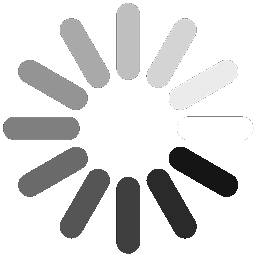
#> input picture visualization/loading_frames/temp01.png, 254 x 254 px; its folder holds only this picture in this run
$ python main_plot.py
#> lines starting #> are read from the running program, lines starting #| are printed output that depends on the picture; after the words box and inside, x2 and y2 are one past the last pixel; in counts of white or black regions, pixels touching at a corner belong together
#> further down, img is the input picture: shape (254, 254, 4); mean B, G, R, A 217.6, 217.6, 217.6, 81
import os

import pandas as pd
import cv2
import numpy as np


def add_transparent_image(background, foreground, x_offset=None, y_offset=None):
    bg_h, bg_w, bg_channels = background.shape
#> bg_h = 960; bg_w = 1440; bg_channels = 3
    fg_h, fg_w, fg_channels = foreground.shape
#> fg_h = 254; fg_w = 254; fg_channels = 4

    assert bg_channels == 3, f'background image should have exactly 3 channels (RGB). found:{bg_channels}'
    assert fg_channels == 4, f'foreground image should have exactly 4 channels (RGBA). found:{fg_channels}'

    # center by default
    if x_offset is None:
        x_offset = (bg_w - fg_w) // 2
#> x_offset = 593
    if y_offset is None:
        y_offset = (bg_h - fg_h) // 2
#> y_offset = 353

    w = min(fg_w, bg_w, fg_w + x_offset, bg_w - x_offset)
#> w = 254
    h = min(fg_h, bg_h, fg_h + y_offset, bg_h - y_offset)
#> h = 254

    if w < 1 or h < 1:
        return

    # clip foreground and background images to the overlapping regions
    bg_x = max(0, x_offset)
#> bg_x = 593
    bg_y = max(0, y_offset)
#> bg_y = 353
    fg_x = max(0, x_offset * -1)
#> fg_x = 0
    fg_y = max(0, y_offset * -1)
#> fg_y = 0
    foreground = foreground[fg_y:fg_y + h, fg_x:fg_x + w]
    background_subsection = background[bg_y:bg_y + h, bg_x:bg_x + w]
#> background_subsection: shape (254, 254, 3); every value is 128

    # separate alpha and color channels from the foreground image
    foreground_colors = foreground[:, :, :3]
    alpha_channel = foreground[:, :, 3] / 255  # 0-255 => 0.0-1.0
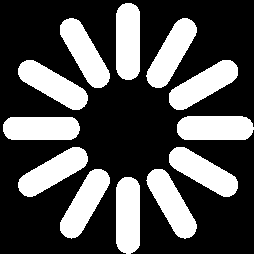
#> alpha_channel: shape (254, 254) float64; values 0 (black) and 1 (white), 31.8% white; 12 white regions, largest, box (x1, y1, x2, y2) and area: (116, 3, 140, 80) 1726, (116, 177, 140, 254) 1720, (177, 116, 254, 140) 1719

    # construct an alpha_mask that matches the image shape
    alpha_mask = np.dstack((alpha_channel, alpha_channel, alpha_channel))

    # combine the background with the overlay image weighted by alpha
    composite = background_subsection * (1 - alpha_mask) + foreground_colors * alpha_mask
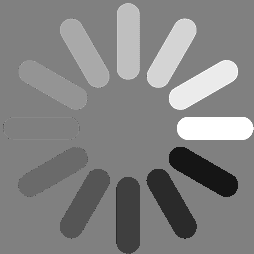
#> composite: shape (254, 254, 3) float64; min 21, max 255, mean 130.9

    # overwrite the section of the background image that has been updated
    background[bg_y:bg_y + h, bg_x:bg_x + w] = composite
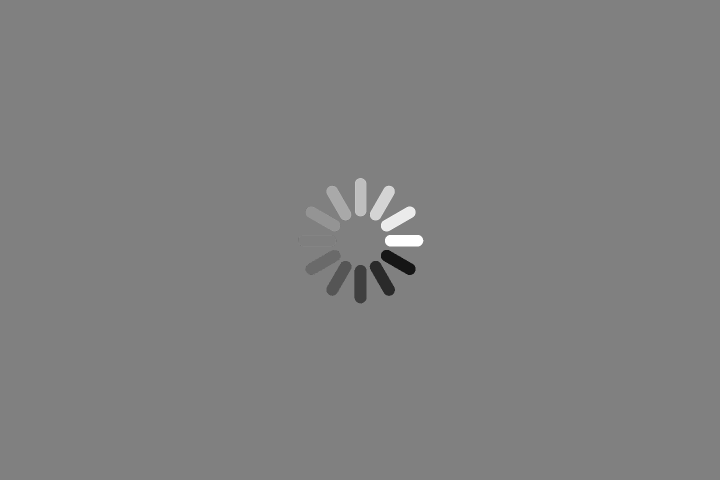
#> background: shape (960, 1440, 3) (shown at 1/2 size); min 21, max 255, mean 128.1


frame = np.ones((960, 1440, 3), dtype=np.uint8) * 128

frames_dir = './amazon-kinesis-video-streams-consumer-library-for-python/frames'
detections_dir = './amazon-kinesis-video-streams-consumer-library-for-python/detections'
processed_fragments_dir = './amazon-kinesis-video-streams-consumer-library-for-python/processed_fragments'
license_plates_dir = './amazon-kinesis-video-streams-consumer-library-for-python/license_plates'

visualized_fragments = []

car_imgs_ = {}
track_ids_ = []

while True:

    for j in range(2):
        for file in sorted(os.listdir('./loading_frames')):
            img = cv2.imread('./loading_frames/' + file, cv2.IMREAD_UNCHANGED)
            add_transparent_image(frame, img)
            cv2.imshow('frame', frame)
            cv2.waitKey(25)

    # get fragments of data local
#> (the run stopped early here; a loop or call above may not have finished)
